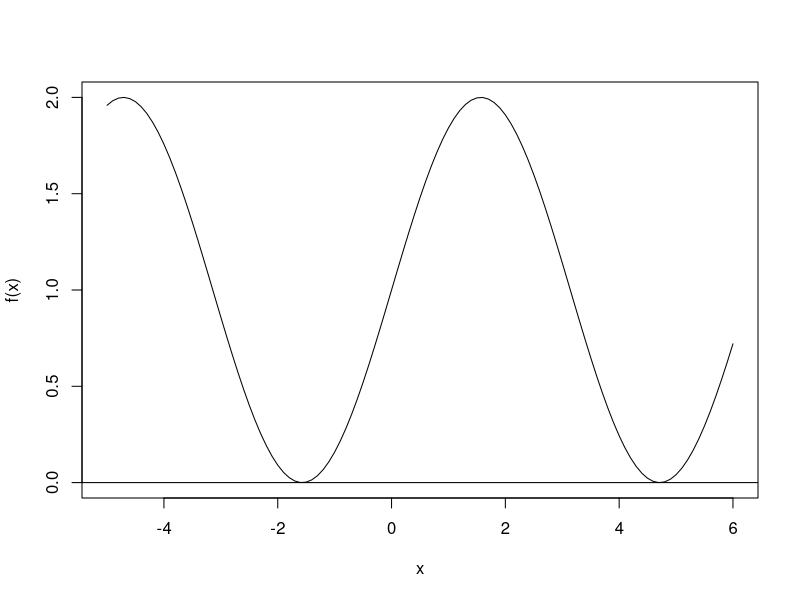
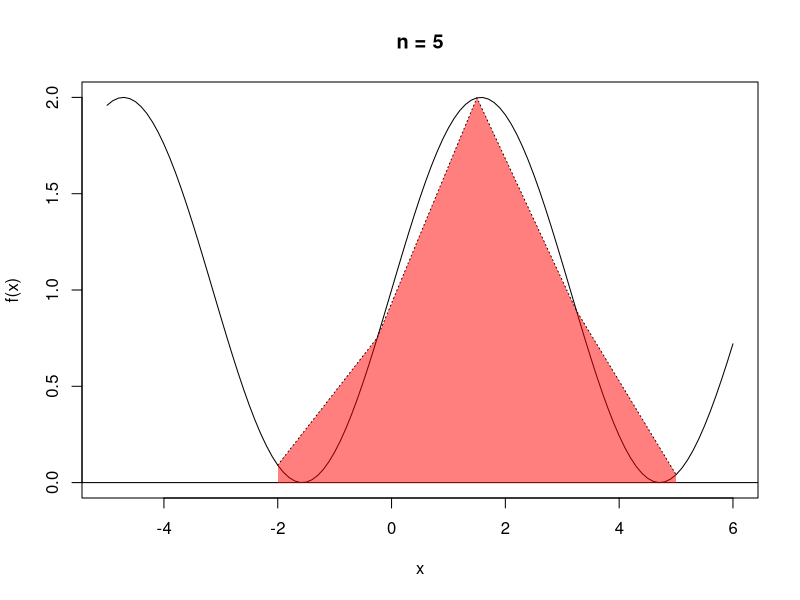
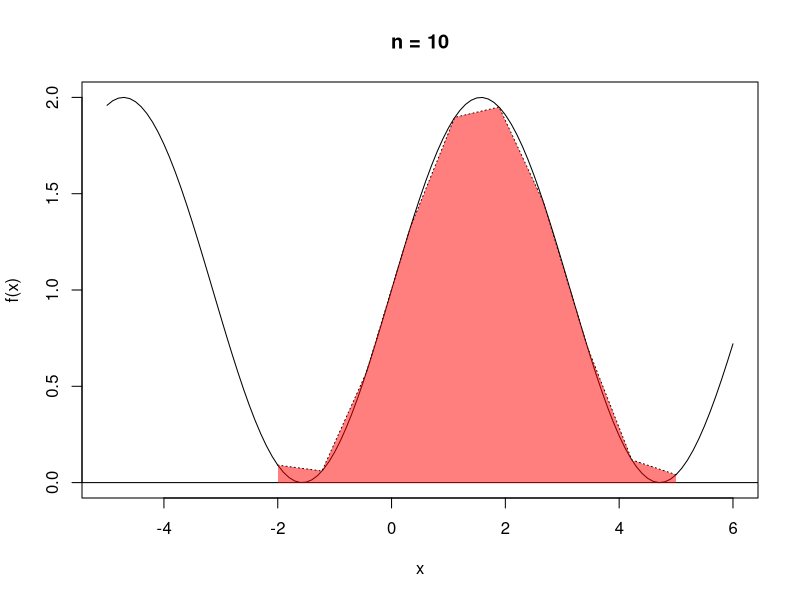
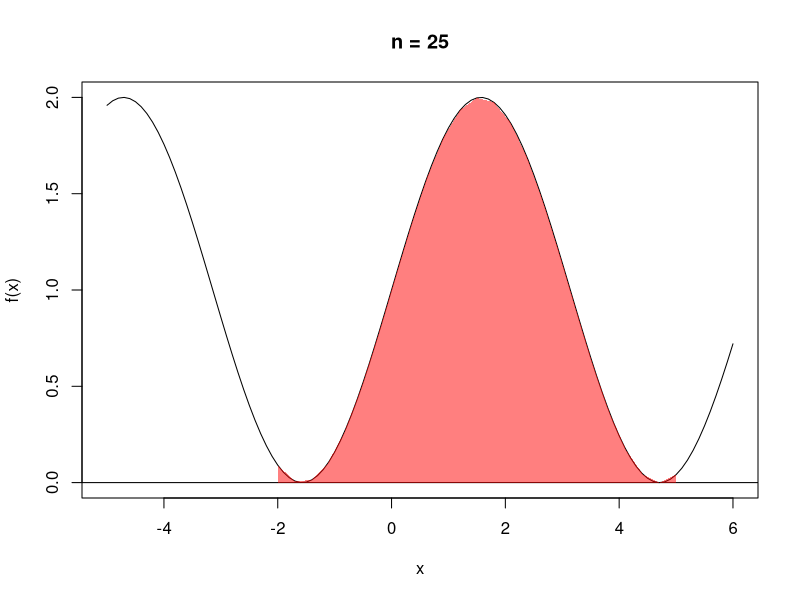
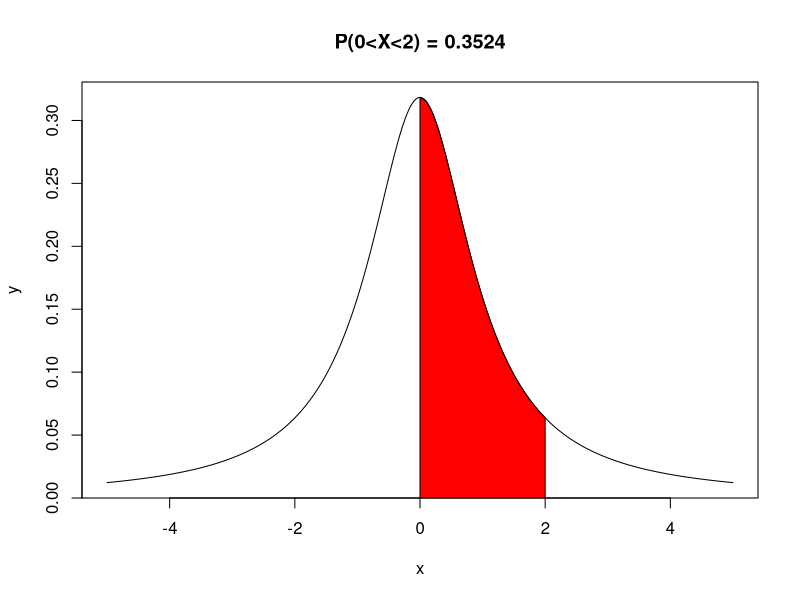
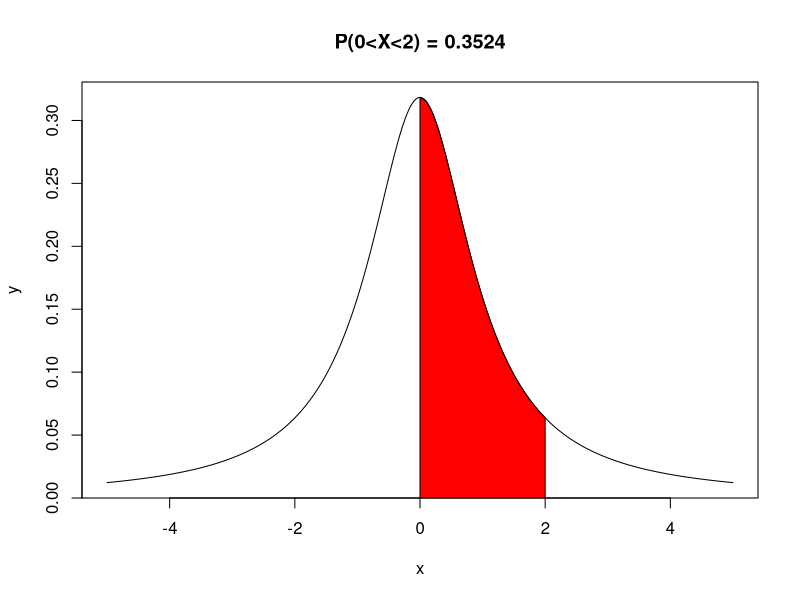
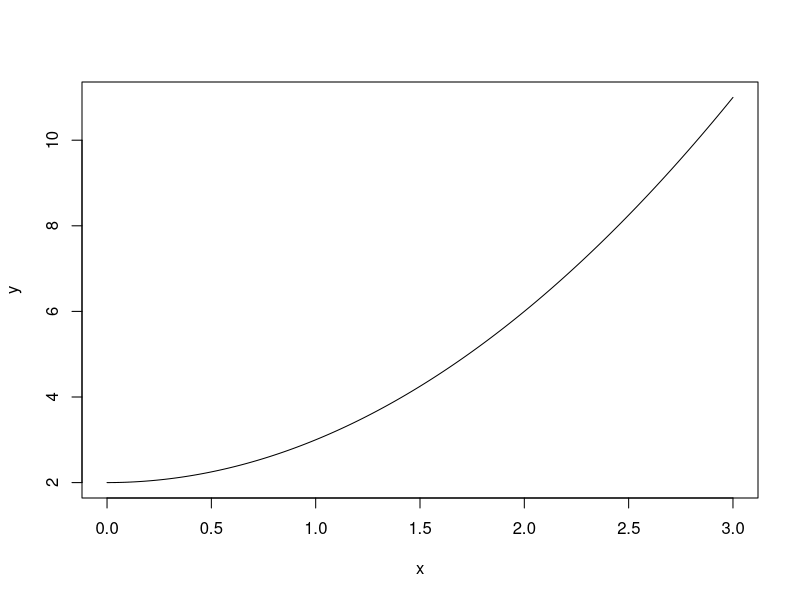
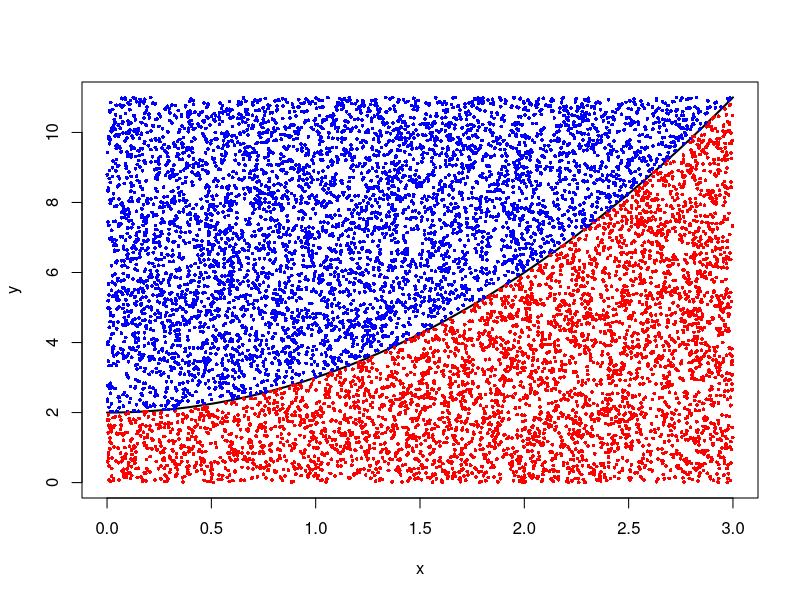

R code for these plots, in order:
## ---- chunk 1
#| echo = FALSE
f<-function(x){
  out <- sin(x)+1
  return(out)
}
x<-seq(-5,6,0.1)
plot(x,f(x),type="l")
abline(h=0)
## ---- chunk 2
#| echo: false
f<-function(x){
  out <- sin(x)+1
  return(out)
}
x<-seq(-5,6,0.1)
plot(x,f(x),type="l", main = "n = 5")
abline(h=0)
n <- 5
a <- -2
b <- 5
trap <- seq(a,b,length=n)
points(trap,f(trap),type="l",lty=3)
#points(trap,f(trap),pch=16)
for (i in 1:n){
  polygon(c(trap[c(i,i,i+1,i+1)]),c(0,f(trap[i]),f(trap[i+1]),0),col = rgb(1,0,0,0.5), lwd = 0.0001)
}
## ---- chunk 3
#| echo: false
f<-function(x){
  out <- sin(x)+1
  return(out)
}
x<-seq(-5,6,0.1)
plot(x,f(x),type="l", main = "n = 10")
abline(h=0)
n <- 10
a <- -2
b <- 5
trap <- seq(a,b,length=n)
points(trap,f(trap),type="l",lty=3)
#points(trap,f(trap),pch=16)
for (i in 1:n){
  polygon(c(trap[c(i,i,i+1,i+1)]),c(0,f(trap[i]),f(trap[i+1]),0),col = rgb(1,0,0,0.5), lwd = 0.0001)
}
## ---- chunk 4
#| echo: false
f<-function(x){
  out <- sin(x)+1
  return(out)
}
x<-seq(-5,6,0.1)
plot(x,f(x),type="l", main = "n = 25")
abline(h=0)
n <- 25
a <- -2
b <- 5
trap <- seq(a,b,length=n)
#points(trap,f(trap),type="l",lty=3)
#points(trap,f(trap),pch=16)
for (i in 1:n){
  polygon(c(trap[c(i,i,i+1,i+1)]),c(0,f(trap[i]),f(trap[i+1]),0),col = rgb(1,0,0,0.5), lwd = 0.001)
}
## ---- chunk 5
#| echo: false
ans <- pcauchy(2) - pcauchy(0)
x <- seq(-5,5,0.01)
y <- dcauchy(x)
plot(x,y, type = "l", main = paste0("P(0<X<2) = ", round(ans,4)))
polygon(c(2,0,seq(0,2,0.1),2),c(0,0,dcauchy(seq(0,2,0.1)),0), col = "red")
## ---- chunk 6
#| echo: false
ans <- pcauchy(2) - pcauchy(0)
x <- seq(-5,5,0.01)
y <- dcauchy(x)
plot(x,y, type = "l", main = paste0("P(0<X<2) = ", round(ans,4)))
polygon(c(2,0,seq(0,2,0.1),2),c(0,0,dcauchy(seq(0,2,0.1)),0), col = "red")
## ---- chunk 7
#| echo: false
f <- function(x){
  x^2 + 2
}
x <- seq(0,3, 0.01)
y <- f(x)
plot(x,y, type = "l")
## ---- chunk 8
f(3)
a <- 0
b <- 3
set.seed(1234)
nsim <- 1000
ux <- runif(nsim,0,3)
uy <- runif(nsim,0,11)
## ---- chunk 9
#| echo: false
set.seed(1234)
nsim <- 10000
ux <- runif(nsim,0,3)
uy <- runif(nsim,0,11)
col <- rep("blue",nsim)
col[f(ux) > uy] <- "red"
plot(x,y, type = "l", lwd = 2, ylim = c(0,11))
points(ux,uy, pch = 16, col = col, cex = 0.5)
## ---- chunk 10
f(3)
set.seed(1234)
nsim <- 100000
ux <- runif(nsim,0,3)
uy <- runif(nsim,0,11)

# Total area of the "box"
(b-a)*11

#Fraction below the line
mean(f(ux) < uy)

#Integral Approx
(b-a)*11*mean(f(ux) > uy)
## ---- chunk 11
integrate(f,0,3)
## ---- chunk 12
#| echo: false
h <- function(x,y){
  if (x^2 + y^2 <= 1){
    out <- 1
  } else {
    out <- 0
  }
  return(out)
}
h <- Vectorize(h)
n <- 10000
x <- runif(n,-1,1)
y <- runif(n,-1,1)
col <- rep("red", n)
col[(x^2 + y^2) <= 1] <- "blue"
plot(x,y,col=col,pch=16,asp=1, cex = 0.5)
## ---- chunk 13
set.seed(1234)
h <- function(x,y){
  if (x^2 + y^2 <= 1){
    out <- 1
  } else {
    out <- 0
  }
  return(out)
}
h <- Vectorize(h)
n <- 10000
x <- runif(n,-1,1)
y <- runif(n,-1,1)
#This is the percentage of the area the circle takes up.  
mean(h(x,y))
#Square has area 4.  So pi is:
4 * mean(h(x,y))
## ---- chunk 14
n <- 10000
x <- runif(n,0,2)
C <- 2
C*mean(x^2)
#Exact answer
8/3
## ---- chunk 15
#| echo: false
x <- seq(0,3,0.01)
plot(x,log(x+1)*exp(-x),type="l")
## ---- chunk 16
n <- 10000
x <- rexp(n,1)
x <- x[x<=3]
C <- pexp(3)
C*mean(log(x+1))
#r answer
f <- function(x){log(x+1)*exp(-x)}
integrate(f, 0, 3)
## ---- chunk 17
n <- 10000
x <- runif(n,0,3)
C <- 3
C*mean(log(x+1)*exp(-x))
#r answer
f <- function(x){log(x+1)*exp(-x)}
integrate(f, 0, 3)
